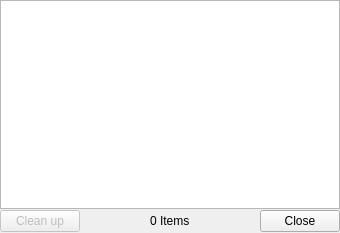
<?xml version="1.0" encoding="UTF-8"?>
<ui version="4.0">
 <class>DownloadDialog</class>
 <widget class="QWidget" name="DownloadDialog">
  <property name="geometry">
   <rect>
    <x>0</x>
    <y>0</y>
    <width>340</width>
    <height>233</height>
   </rect>
  </property>
  <property name="windowTitle">
   <string>Downloads</string>
  </property>
  <layout class="QGridLayout" name="gridLayout">
   <property name="margin">
    <number>0</number>
   </property>
   <property name="spacing">
    <number>0</number>
   </property>
   <item row="0" column="0" colspan="3">
    <widget class="EditTableView" name="downloadsView">
     <property name="frameShape">
      <enum>QFrame::StyledPanel</enum>
     </property>
     <property name="frameShadow">
      <enum>QFrame::Sunken</enum>
     </property>
     <property name="lineWidth">
      <number>5</number>
     </property>
     <property name="midLineWidth">
      <number>5</number>
     </property>
     <property name="dragEnabled">
      <bool>true</bool>
     </property>
     <property name="dragDropMode">
      <enum>QAbstractItemView::DragOnly</enum>
     </property>
    </widget>
   </item>
   <item row="1" column="0">
    <layout class="QHBoxLayout" name="horizontalLayout">
     <item>
      <widget class="QPushButton" name="cleanupButton">
       <property name="enabled">
        <bool>false</bool>
       </property>
       <property name="text">
        <string>Clean up</string>
       </property>
      </widget>
     </item>
     <item>
      <spacer>
       <property name="orientation">
        <enum>Qt::Horizontal</enum>
       </property>
       <property name="sizeHint" stdset="0">
        <size>
         <width>58</width>
         <height>24</height>
        </size>
       </property>
      </spacer>
     </item>
    </layout>
   </item>
   <item row="1" column="1">
    <widget class="QLabel" name="itemCount">
     <property name="text">
      <string>0 Items</string>
     </property>
    </widget>
   </item>
   <item row="1" column="2">
    <layout class="QHBoxLayout" name="horizontalLayout_2">
     <item>
      <spacer name="horizontalSpacer">
       <property name="orientation">
        <enum>Qt::Horizontal</enum>
       </property>
       <property name="sizeHint" stdset="0">
        <size>
         <width>50</width>
         <height>20</height>
        </size>
       </property>
      </spacer>
     </item>
     <item>
      <widget class="QDialogButtonBox" name="buttonBox">
       <property name="standardButtons">
        <set>QDialogButtonBox::Close</set>
       </property>
      </widget>
     </item>
    </layout>
   </item>
  </layout>
 </widget>
 <customwidgets>
  <customwidget>
   <class>EditTableView</class>
   <extends>QTableView</extends>
   <header>ui/download/edittableview.h</header>
  </customwidget>
 </customwidgets>
 <resources/>
 <connections/>
</ui>
